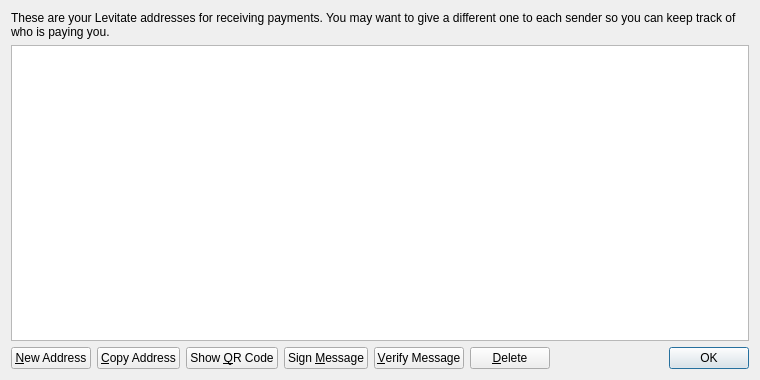
<?xml version="1.0" encoding="UTF-8"?>
<ui version="4.0">
 <class>AddressBookPage</class>
 <widget class="QWidget" name="AddressBookPage">
  <property name="geometry">
   <rect>
    <x>0</x>
    <y>0</y>
    <width>760</width>
    <height>380</height>
   </rect>
  </property>
  <property name="windowTitle">
   <string>Address Book</string>
  </property>
  <layout class="QVBoxLayout" name="verticalLayout">
   <item>
    <widget class="QLabel" name="labelExplanation">
     <property name="text">
      <string>These are your Levitate addresses for receiving payments. You may want to give a different one to each sender so you can keep track of who is paying you.</string>
     </property>
     <property name="textFormat">
      <enum>Qt::PlainText</enum>
     </property>
     <property name="wordWrap">
      <bool>true</bool>
     </property>
    </widget>
   </item>
   <item>
    <widget class="QTableView" name="tableView">
     <property name="contextMenuPolicy">
      <enum>Qt::CustomContextMenu</enum>
     </property>
     <property name="toolTip">
      <string>Double-click to edit address or label</string>
     </property>
     <property name="tabKeyNavigation">
      <bool>false</bool>
     </property>
     <property name="selectionMode">
      <enum>QAbstractItemView::SingleSelection</enum>
     </property>
     <property name="selectionBehavior">
      <enum>QAbstractItemView::SelectRows</enum>
     </property>
     <property name="sortingEnabled">
      <bool>true</bool>
     </property>
     <attribute name="verticalHeaderVisible">
      <bool>false</bool>
     </attribute>
    </widget>
   </item>
   <item>
    <layout class="QHBoxLayout" name="horizontalLayout">
     <item>
      <widget class="QPushButton" name="newAddressButton">
       <property name="toolTip">
        <string>Create a new address</string>
       </property>
       <property name="text">
        <string>&amp;New Address</string>
       </property>
      </widget>
     </item>
     <item>
      <widget class="QPushButton" name="copyToClipboard">
       <property name="toolTip">
        <string>Copy the currently selected address to the system clipboard</string>
       </property>
       <property name="text">
        <string>&amp;Copy Address</string>
       </property>
      </widget>
     </item>
     <item>
      <widget class="QPushButton" name="showQRCode">
       <property name="text">
        <string>Show &amp;QR Code</string>
       </property>
      </widget>
     </item>
     <item>
      <widget class="QPushButton" name="signMessage">
       <property name="toolTip">
        <string>Sign a message to prove you own a Levitate address</string>
       </property>
       <property name="text">
        <string>Sign &amp;Message</string>
       </property>
      </widget>
     </item>
     <item>
      <widget class="QPushButton" name="verifyMessage">
       <property name="toolTip">
        <string>Verify a message to ensure it was signed with a specified Levitate address</string>
       </property>
       <property name="text">
        <string>&amp;Verify Message</string>
       </property>
      </widget>
     </item>
     <item>
      <widget class="QPushButton" name="deleteButton">
       <property name="toolTip">
        <string>Delete the currently selected address from the list</string>
       </property>
       <property name="text">
        <string>&amp;Delete</string>
       </property>
      </widget>
     </item>
     <item>
      <spacer name="horizontalSpacer">
       <property name="orientation">
        <enum>Qt::Horizontal</enum>
       </property>
       <property name="sizeHint" stdset="0">
        <size>
         <width>40</width>
         <height>20</height>
        </size>
       </property>
      </spacer>
     </item>
     <item>
      <widget class="QDialogButtonBox" name="buttonBox">
       <property name="sizePolicy">
        <sizepolicy hsizetype="Maximum" vsizetype="Fixed">
         <horstretch>0</horstretch>
         <verstretch>0</verstretch>
        </sizepolicy>
       </property>
       <property name="standardButtons">
        <set>QDialogButtonBox::Ok</set>
       </property>
      </widget>
     </item>
    </layout>
   </item>
  </layout>
 </widget>
 <resources>
  <include location="../bitcoin.qrc"/>
 </resources>
 <connections/>
</ui>
